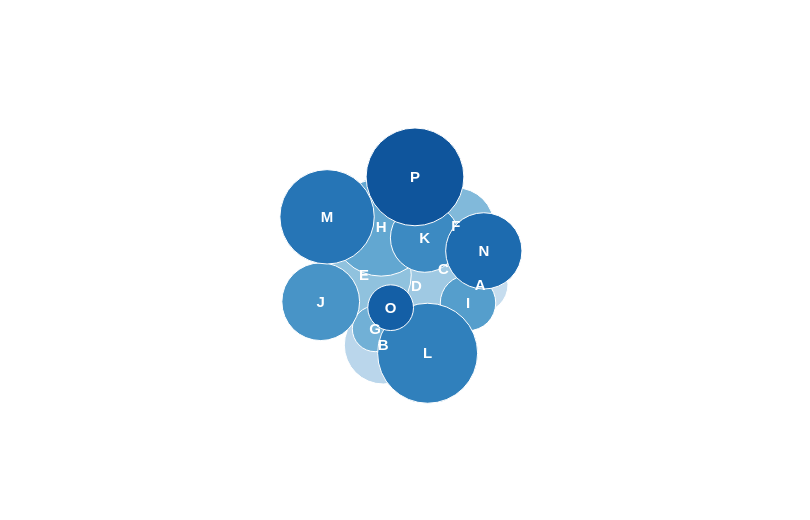

Write the Vega-Lite specification saved for this chart.
### Vega specification from a JSON file in a GitHub repository (floating-point values rounded to 4 significant figures)
{"$schema": "https://vega.github.io/schema/vega/v5.json", "description": "A packed bubble chart.", "usermeta": {"author": "David Bacci", "github": "https://github.com/PBI-David/Deneb-Showcase"}, "width": 800, "height": 500, "padding": {"left": 5, "right": 5, "top": 20, "bottom": 0}, "autosize": "none", "signals": [{"name": "cx", "update": "width / 2"}, {"name": "cy", "update": "height / 2"}, {"name": "gravityX", "value": 0.2, "bind": {"input": "range", "min": 0, "max": 1}}, {"name": "gravityY", "value": 0.1, "bind": {"input": "range", "min": 0, "max": 1}}], "data": [{"name": "table", "values": [{"category": "A", "amount": 0.28}, {"category": "B", "amount": 0.55}, {"category": "C", "amount": 0.43}, {"category": "D", "amount": 0.91}, {"category": "E", "amount": 0.81}, {"category": "F", "amount": 0.53}, {"category": "G", "amount": 0.19}, {"category": "H", "amount": 0.87}, {"category": "I", "amount": 0.28}, {"category": "J", "amount": 0.55}, {"category": "K", "amount": 0.43}, {"category": "L", "amount": 0.91}, {"category": "M", "amount": 0.81}, {"category": "N", "amount": 0.53}, {"category": "O", "amount": 0.19}, {"category": "P", "amount": 0.87}]}], "scales": [{"name": "size", "domain": {"data": "table", "field": "amount"}, "range": [0, 10000]}, {"name": "color", "type": "ordinal", "domain": {"data": "table", "field": "category"}, "range": "ramp"}], "marks": [{"name": "nodes", "type": "symbol", "from": {"data": "table"}, "encode": {"enter": {"fill": {"scale": "color", "field": "category"}, "xfocus": {"signal": "cx"}, "yfocus": {"signal": "cy"}}, "update": {"size": {"signal": "datum.amount", "scale": "size"}, "stroke": {"value": "white"}, "strokeWidth": {"value": 1}, "tooltip": {"signal": "datum"}}}, "transform": [{"type": "force", "iterations": 100, "static": false, "forces": [{"force": "collide", "iterations": 2, "radius": {"expr": "sqrt(datum.size)/2"}}, {"force": "center", "x": {"signal": "cx"}, "y": {"signal": "cy"}}, {"force": "x", "x": "xfocus", "strength": {"signal": "gravityX"}}, {"force": "y", "y": "yfocus", "strength": {"signal": "gravityY"}}]}]}, {"type": "text", "from": {"data": "nodes"}, "encode": {"enter": {"align": {"value": "center"}, "baseline": {"value": "middle"}, "fontSize": {"value": 15}, "fontWeight": {"value": "bold"}, "fill": {"value": "white"}, "text": {"field": "datum.category"}}, "update": {"x": {"field": "x"}, "y": {"field": "y"}}}}]}
